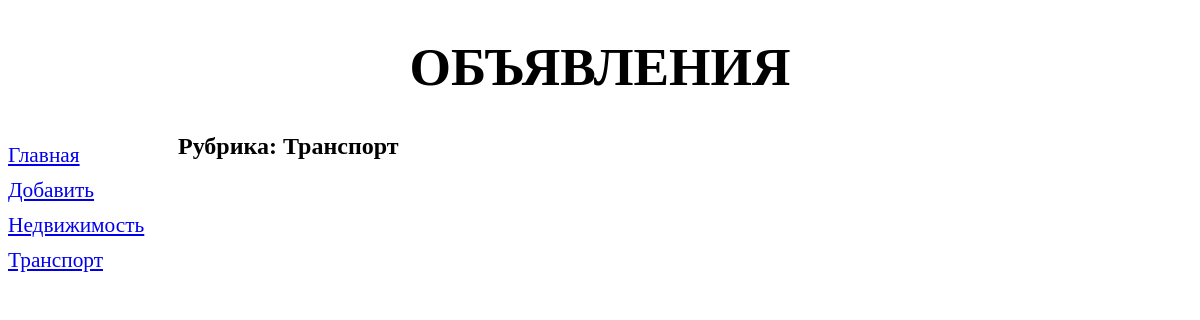
Page /bboard/2/ on the earlier database version.
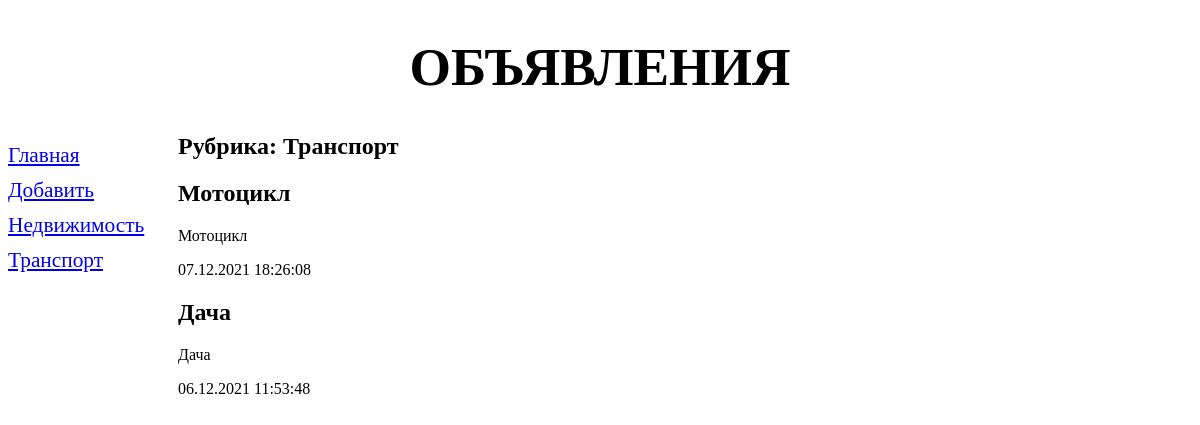
Same page on the later database version.
### bboard/models.py (models this page shows, shortened)
class Rubric(models.Model):
    name = models.CharField(max_length=20, db_index=True, verbose_name='Название')
    class Meta:
        verbose_name_plural = 'Рубрики'
        verbose_name = 'Рубрика'
        ordering = ['name']

class Bb(models.Model):
    title = models.CharField(max_length=50, verbose_name='Товар')
    content = models.TextField(null=True, blank=True, verbose_name='Описание')
    price = models.FloatField(null=True, blank=True, verbose_name='Цена')
    published = models.DateTimeField(auto_now_add=True, db_index=True, verbose_name='Опубликовано')
    rubric = models.ForeignKey('Rubric', null=True, on_delete=models.PROTECT, verbose_name='Рубрика')
    class Meta:
        verbose_name_plural = 'Объявления'
        verbose_name = 'Объявление'
        ordering = ['-published']

### bboard/views.py (the view)
# urls.py: path('<int:rubric_id>/', by_rubric, name='by_rubric'),
def by_rubric(request, rubric_id):
    bbs = Bb.objects.filter(rubric=rubric_id)
    rubrics = Rubric.objects.all()
    current_rubric = Rubric.objects.get(pk=rubric_id)
    contex = {'bbs': bbs, 'rubrics': rubrics, 'current_rubric': current_rubric}
    return render (request, 'bboard/by_rubric.html', contex)

### bboard/templates/bboard/by_rubric.html (shortened to what this page needs)
{% extends "layout/basic.html" %}
{% block content %}
<h2>Рубрика: {{ current_rubric.name }}</h2>
{% for bb in bbs %}
<div>
    <h2>
        {{ bb.title }}
    </h2>
    <p>{{ bb.title }}</p>
    <p>{{ bb.published|date:"d.m.Y H:i:s" }}</p>
</div>
{% endfor %}
{% endblock %}

### bboard/templates/layout/basic.html (shortened to what this page needs)
{% load static %}
<!DOCTYPE html>
<html lang="en">
<head>
    <link rel="stylesheet" type="text/css" href="{% static 'bboard/style.css' %}">
</head>
<body>
    <header>
        <h1>Объявления</h1>
    </header>
    <nav>
        <a href="{% url 'index' %}">Главная</a>
        <a href="{% url 'add' %}">Добавить</a>
        {% for rubric in rubrics %}
        <a href="{% url 'by_rubric' rubric.pk%}">{{ rubric.name }}</a>
        {% endfor %}
    </nav>
    <section>
        {% block content %}
        {% endblock %}
    </section>
</body>
</html>

Differences in the rows shown:
now on this page (row edited): Bb: title "Мотоцикл", published "07.12.2021 18:26:08"
now on this page (row edited): Bb: title "Дача", published "06.12.2021 11:53:48"
